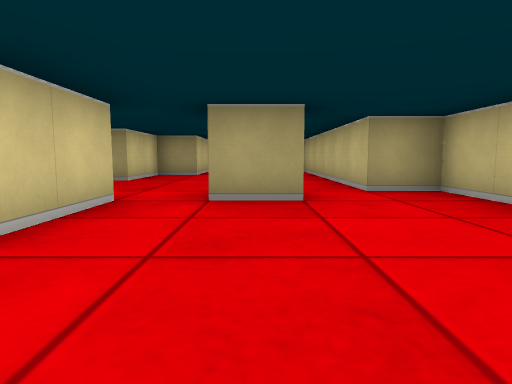
view 1 (above)

16 first-person views from a walk through a cub3D level. The camera is about half as high as the walls, tilts 6° down and sees 75° across. The floor is counted in squares. Each view is taken from the middle of a square. On the plan, view 1 faces up. The plan holds only what a view shows up to about 9 squares ahead; the rest is blank.

view 2
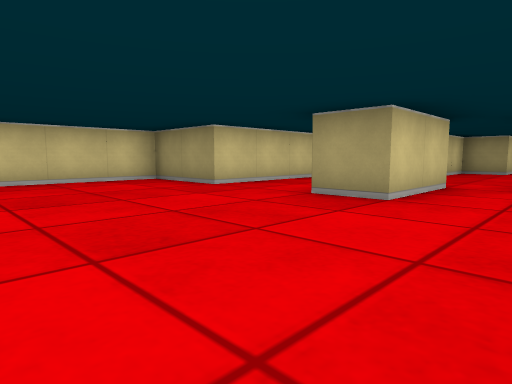

view 3
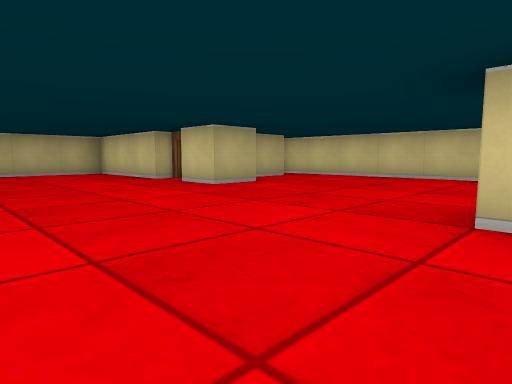

view 4
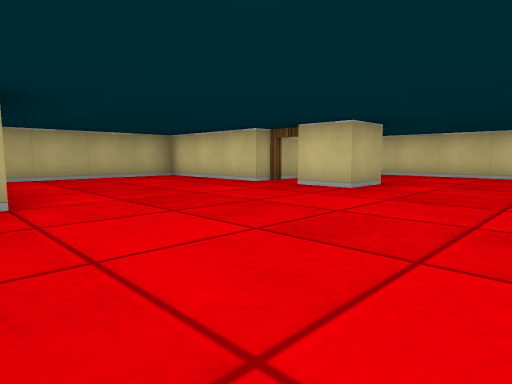

view 5
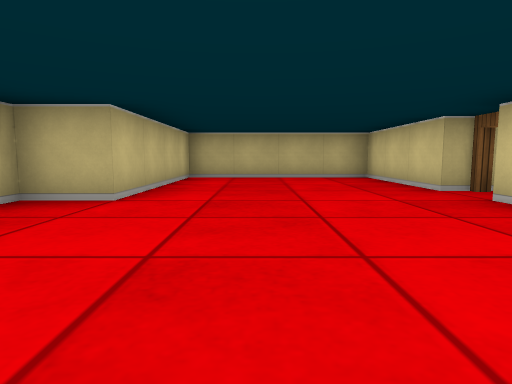

view 6
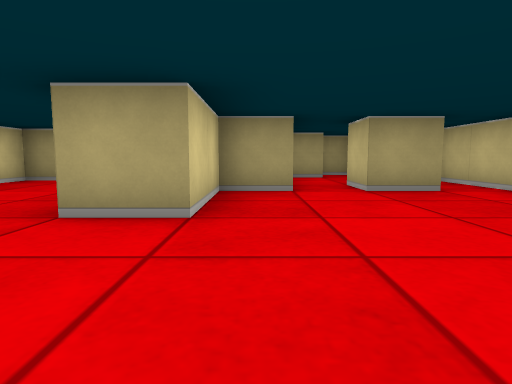

view 7
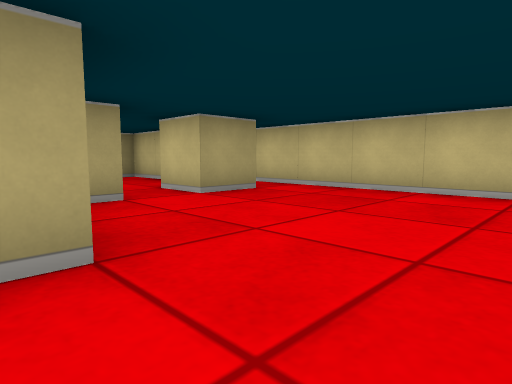

view 8
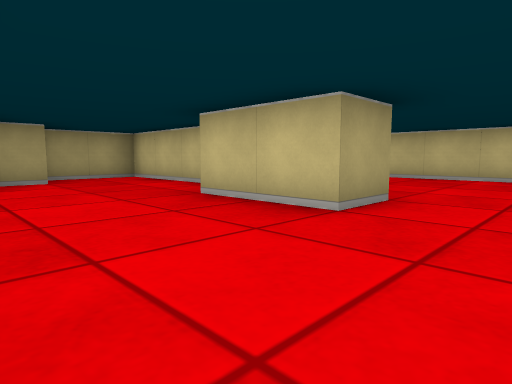

view 9
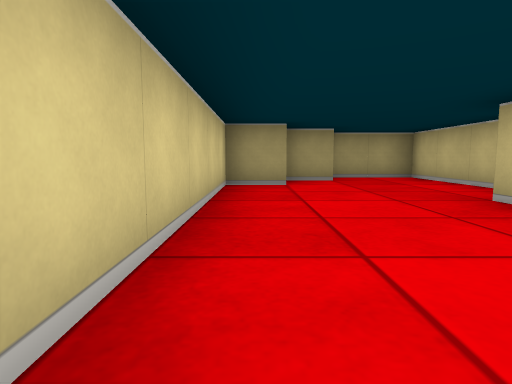

view 10
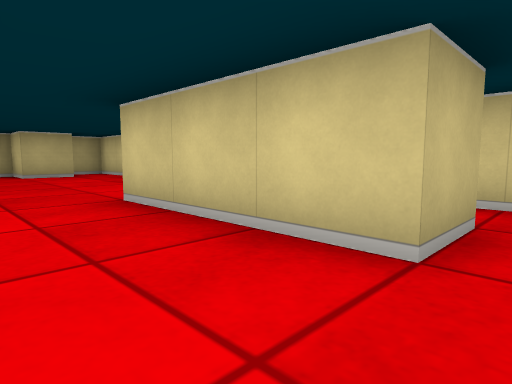

view 11
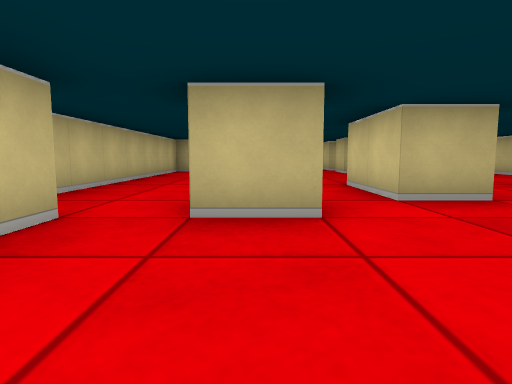

view 12
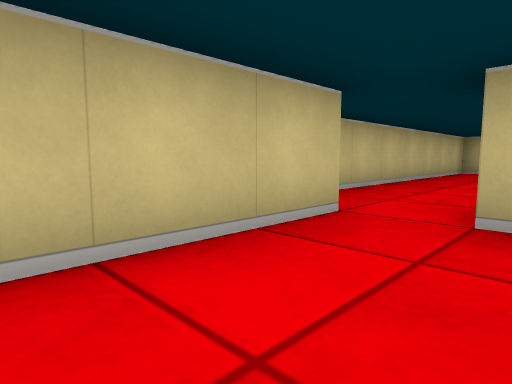

view 13
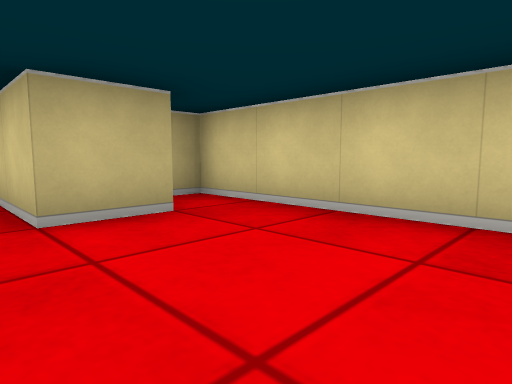

view 14
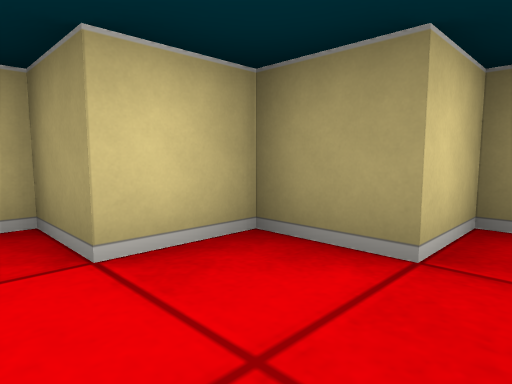

view 15
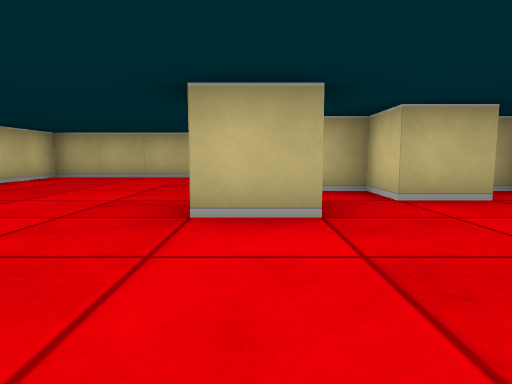

view 16
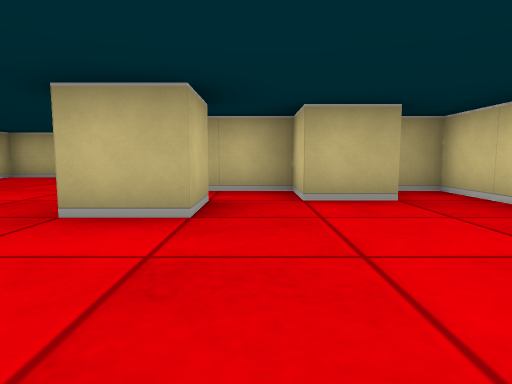

### Floor plan
Ten units are one square. View 1 is at (0, 0); x grows to the right and y downward. Boxes are objects, and circles mark ways between rooms. Rooms are numbered by the first view taken in them; rooms with no view inside come last. Other rooms are left out.
<svg viewBox="-70 -130 100 210">
<path fill="none" stroke="#000" d="M-26 -35 -15 -35 -15 -15 -25 -15M6 -35 -5 -35M-6 -45 5 -45M-45 -45 -45 -15 -65 -15 -65 45 -58 45M-35 35 -35 25 -25 25 -25 35M-56 35 -45 35 -45 45 -25 45 -25 75 15 75 15 35 25 35 25 -45 15 -45 15 -104M6 -85 -5 -85 -5 -95M-15 -92 -15 -85 -25 -85 -25 -65 -35 -65M5 -112 5 -125 -4 -125M-4 -115 -12 -115M-35 -65 -35 -85M-25 -99 -25 -125 -45 -125 -45 -115 -55 -115 -55 -105 -65 -105 -65 -35 -60 -35M-56 -45 -45 -45"/>
<circle cx="-45" cy="-55" r="3" fill="#2a7"/>
<text x="-10" y="-10">1</text>
<text x="-50" y="-80">2</text>
</svg>
Room 1 opens to room 2.

Where each view was taken, in squares from view 1:
view 1: 0 up, 0 right, facing up
view 2: 2 down, 0 right, facing up-left
view 3: 2 up, 1 right, facing down-left
view 4: 0 up, 2 right, facing down-left
view 5: 0 up, 0 right, facing down
view 6: 4 up, 2 left, facing up
view 7: 5 up, 3 left, facing up-right
view 8: 5 up, 6 left, facing up-right
view 9: 5 up, 6 left, facing up
view 10: 5 up, 3 left, facing down-left
view 11: 7 up, 0 right, facing down
view 12: 7 up, 0 right, facing down-right
view 13: 7 up, 4 left, facing down-left
view 14: 10 up, 4 left, facing up-left
view 15: 0 up, 3 left, facing down
view 16: 0 up, 4 left, facing down
